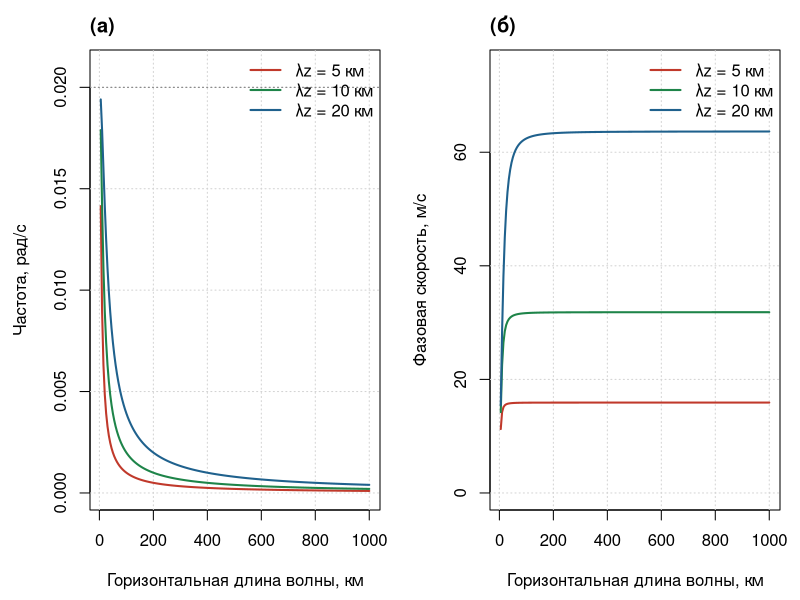
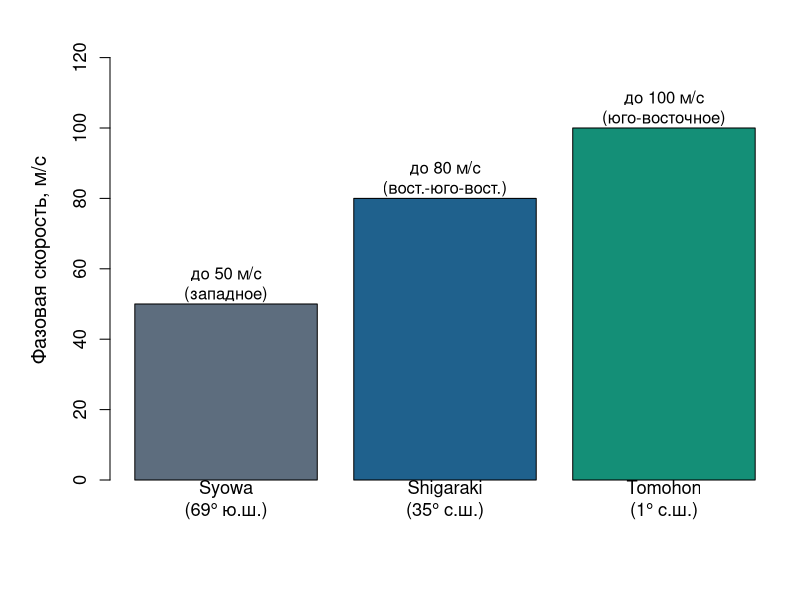

These figures' R source, in order:
## ---- chunk 1
knitr::opts_chunk$set(echo = TRUE, fig.align = "center",
                      fig.width = 8, fig.height = 4.5)
# Для корректного отображения кириллицы на графиках в PDF используется cairo_pdf
if (knitr::is_latex_output()) {
  knitr::opts_chunk$set(dev = "cairo_pdf")
}
if (!dir.exists("figures")) dir.create("figures")
# Ссылка на репозиторий проекта на GitHub (создан в лабораторной работе 4.2)
github_url <- "https://github.com/AnasDol/isu3_data_cleaning_r"
## ---- chunk 2
stations_df <- data.frame(
  `Станция`            = c("Syowa", "Shigaraki", "Tomohon"),
  `Координаты`         = c("69° ю.ш., 40° в.д.", "35° с.ш., 136° в.д.", "1° с.ш., 122° в.д."),
  `Широтная зона`      = c("полярная", "средняя", "экваториальная"),
  `Эмиссия`            = c("Na, 589,6 нм", "OI, 557,7 нм", "OI, 557,7 нм"),
  `Интервал съёмки`    = c("1 мин", "5,5 мин", "2,5 мин"),
  `Ясных ночей`        = c("9 (2013 г.)", "10 (2011 г.)", "5 (2016 г.)"),
  check.names = FALSE
)
knitr::kable(stations_df,
             caption = "Сеть станций наблюдения свечения мезосферы (Perwitasari et al., 2018)")
## ---- chunk 3
# Максимальные преобладающие фазовые скорости АГВ по средним за сезон
# спектрам (по данным Perwitasari et al., 2018, рис. 4a)
stations <- c("Syowa\n(69° ю.ш.)", "Shigaraki\n(35° с.ш.)", "Tomohon\n(1° с.ш.)")
c_max <- c(50, 80, 100)   # м/с
directions <- c("западное", "вост.-юго-вост.", "юго-восточное")

png("figures/phase_speed_by_station.png", width = 1800, height = 1200, res = 180)
par(mar = c(6, 5.5, 2, 1))
bp <- barplot(c_max, names.arg = stations,
              col = c("#5D6D7E", "#1F618D", "#148F77"),
              ylim = c(0, 125), ylab = "Фазовая скорость, м/с",
              cex.names = 1.1, cex.lab = 1.2, cex.axis = 1.1)
text(bp, c_max + 6, labels = paste0("до ", c_max, " м/с\n(", directions, ")"))
invisible(dev.off())
## ---- chunk 4
# Частота Брента-Вяйсяля (типичное значение для средней атмосферы)
N <- 0.02  # рад/с

# Диапазон горизонтальных длин волн
lambda_h <- seq(5, 1000, by = 5)      # км
k <- 2 * pi / (lambda_h * 1000)       # рад/м

# Вертикальные длины волн
lambda_z <- c(5, 10, 20)              # км
cols <- c("#C0392B", "#1E8449", "#1F618D")

par(mfrow = c(1, 2), mar = c(4.5, 4.5, 2.5, 1))

# (а) дисперсионные кривые
plot(range(lambda_h), c(0, N * 1.05), type = "n",
     xlab = "Горизонтальная длина волны, км",
     ylab = "Частота, рад/с")
grid()
abline(h = N, lty = 3, col = "grey50")
for (i in seq_along(lambda_z)) {
  m <- 2 * pi / (lambda_z[i] * 1000)
  omega <- N * k / sqrt(k^2 + m^2)   # дисперсионное соотношение
  lines(lambda_h, omega, col = cols[i], lwd = 2)
}
legend("topright", legend = paste0("λz = ", lambda_z, " км"),
       col = cols, lwd = 2, bty = "n")
title("(а)", adj = 0)

# (б) горизонтальная фазовая скорость c = N / sqrt(k^2 + m^2)
plot(range(lambda_h), c(0, 75), type = "n",
     xlab = "Горизонтальная длина волны, км",
     ylab = "Фазовая скорость, м/с")
grid()
for (i in seq_along(lambda_z)) {
  m <- 2 * pi / (lambda_z[i] * 1000)
  c_ph <- N / sqrt(k^2 + m^2)         # м/с
  lines(lambda_h, c_ph, col = cols[i], lwd = 2)
}
legend("topright", legend = paste0("λz = ", lambda_z, " км"),
       col = cols, lwd = 2, bty = "n")
title("(б)", adj = 0)
